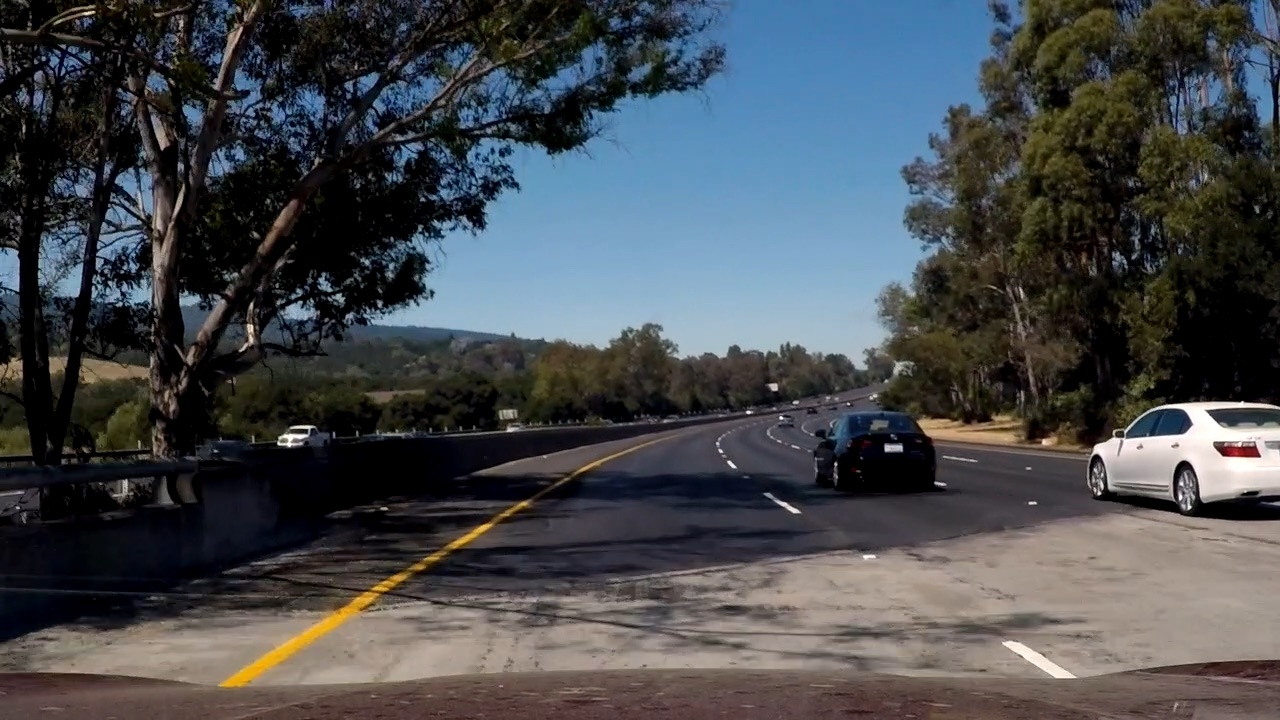
#> input picture bin/Approach-1/test_images/YellowUnderShade.jpg, 1280 x 720 px
$ python -i Smart.py   (imports and definitions only)
#> lines starting #> are read from the running program, lines starting #| are printed output that depends on the picture; after the words box and inside, x2 and y2 are one past the last pixel; in counts of white or black regions, pixels touching at a corner belong together
#> further down, picture is the input picture: shape (720, 1280, 3); mean B, G, R 77.8, 74.1, 70.4
import socket
import os
import cv2
import numpy as np
import threading
import time
from datetime import datetime
import time
import logging
from dataclasses import dataclass
from typing import Tuple, Optional, List, Union
from collections import deque

# Configuração de logging
# [1 line not run here, left out]
logger = logging.getLogger('LaneFollower')

DATASET_DIR = "dataset_unity"
# [2 lines not run here, left out]

class DatasetRecorder:
    # [45 lines left out: functions __init__, start_recording, stop_recording, save_frame, not called in this run]

@dataclass
class CarConfig:
    base_speed: float = 1.0
    max_steering_angle: float = 1.0
    steering_smoothing: float = 0.75

# ==================== ALTERNATIVA 1: CONTROLADOR FUZZY ====================
class FuzzyController:
    """
    Implementação de um controlador Fuzzy simplificado para seguimento de linha.
    Utiliza lógica Fuzzy para determinar o ângulo de direção baseado no erro.
    """
    def __init__(self):
        self.last_output = 0.0
        logger.info("Controlador Fuzzy inicializado")

    # [41 lines left out: function compute, not called in this run]

# ==================== ALTERNATIVA 2: CONTROLADOR PREDITIVO ====================
class PredictiveController:
    """
    Controlador Preditivo que estima a trajetória futura da faixa
    e aplica correções antecipadas baseadas em previsão.
    """
    # [40 lines left out: functions __init__, compute, not called in this run]

# ==================== ALTERNATIVA 3: CONTROLADOR BASEADO EM REDES NEURAIS ====================
class NeuralController:
    """
    Controlador baseado em uma pequena rede neural para aprendizado de comportamento.
    Implementação simplificada que simula o comportamento de uma rede treinada.
    """
    # [50 lines left out: functions __init__, compute, not called in this run]

# ==================== ALTERNATIVA 4: CONTROLADOR HÍBRIDO ====================
class HybridController:
    """
    Controlador híbrido que combina diferentes estratégias de controle
    dependendo da situação de direção.
    """
    # [78 lines left out: functions __init__, compute, not called in this run]

# ==================== DETECTOR DE FAIXA APRIMORADO ====================
class AdvancedLaneDetector:
    """
    Detector de faixa mais avançado que utiliza múltiplas técnicas para
    detecção mais robusta da linha.
    """
    def __init__(self):
        # Parâmetros de detecção
        self.roi_height_ratio = 0.4  # Proporção da altura para ROI
        self.last_lane_position = None
        self.confidence = 0.0
        self.history = deque(maxlen=5)

    def detect_lane(self, frame):
        """
        Detecta a posição da faixa usando múltiplas técnicas
        Args:
            frame: Imagem da câmera
        Returns:
            (desvio_normalizado, máscara_processada) ou (None, mask) se não detectado
        """
        if frame is None:
            return None, None

        height, width = frame.shape[:2]
#> height = 720; width = 1280

        # 1. Detecção principal por cor (HSV)
        hsv = cv2.cvtColor(frame, cv2.COLOR_BGR2HSV)
#> hsv: shape (720, 1280, 3); mean H, S, V 62.7, 91.2, 87.3

        # [7 lines of commented-out code are left out]

        lower_orange1 = np.array([10, 0, 100])
        upper_orange1 = np.array([25, 255, 255])
        mask1 = cv2.inRange(hsv, lower_orange1, upper_orange1)
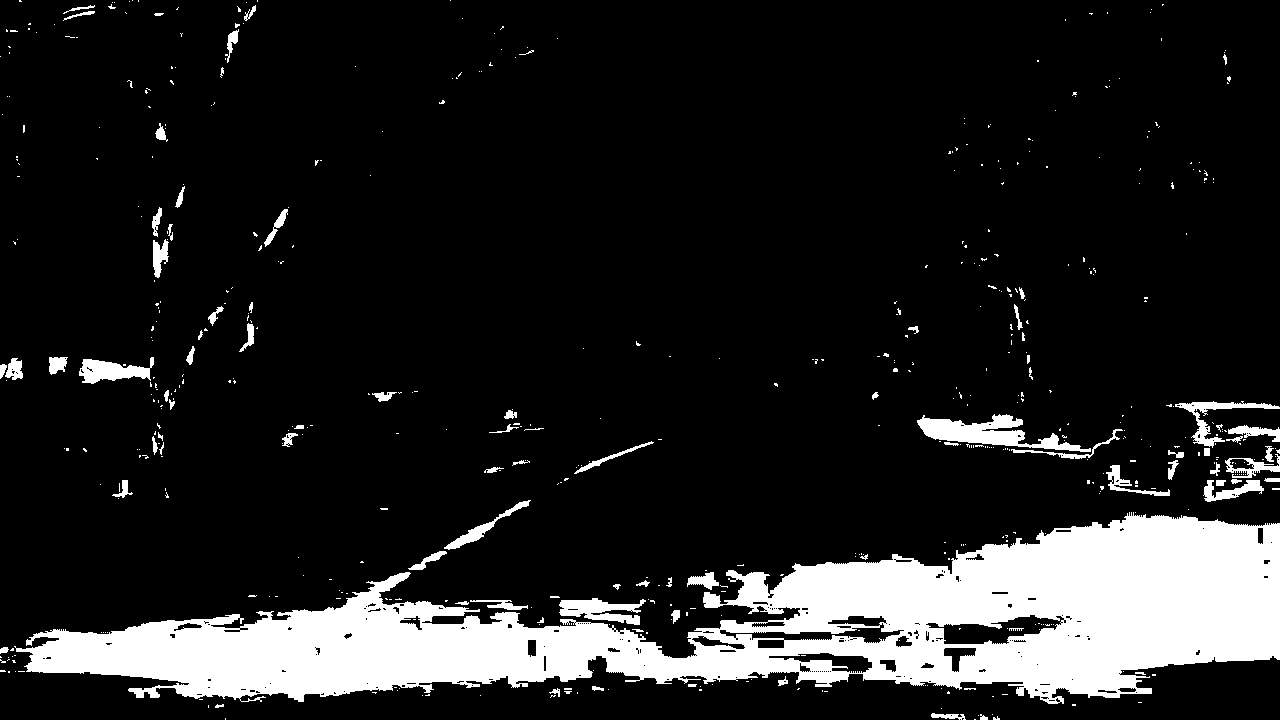
#> mask1: shape (720, 1280); 13.8% white; 559 white regions (471 under 20 px), largest, box (x1, y1, x2, y2) and area: (14, 512, 1280, 704) 110594, (917, 414, 1091, 452) 2645, (559, 598, 646, 625) 1282

        # Operações morfológicas para melhorar a máscara
        kernel = np.ones((3, 3), np.uint8)
        mask = cv2.erode(mask1, kernel, iterations=1)
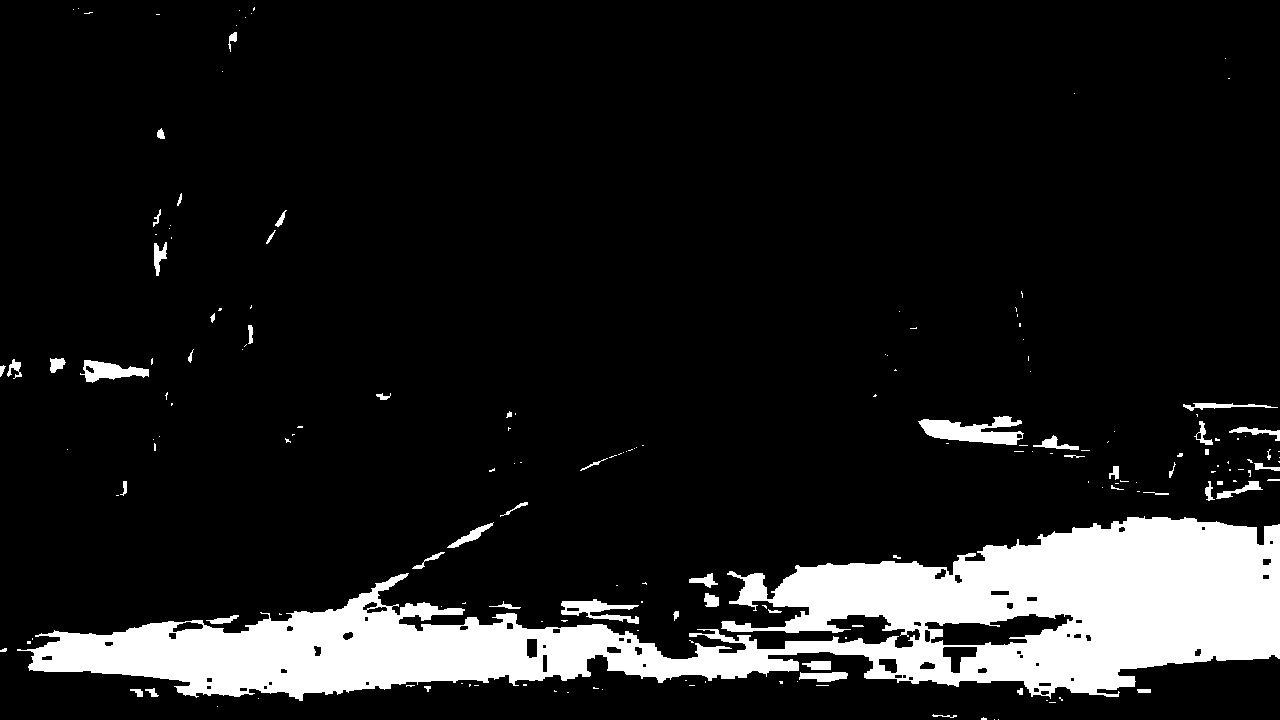
#> mask: shape (720, 1280); 11.7% white; 182 white regions (125 under 20 px), largest, box (x1, y1, x2, y2) and area: (17, 516, 1280, 701) 99181, (918, 416, 1024, 445) 1732, (561, 599, 639, 624) 858
        mask = cv2.dilate(mask, kernel, iterations=2)
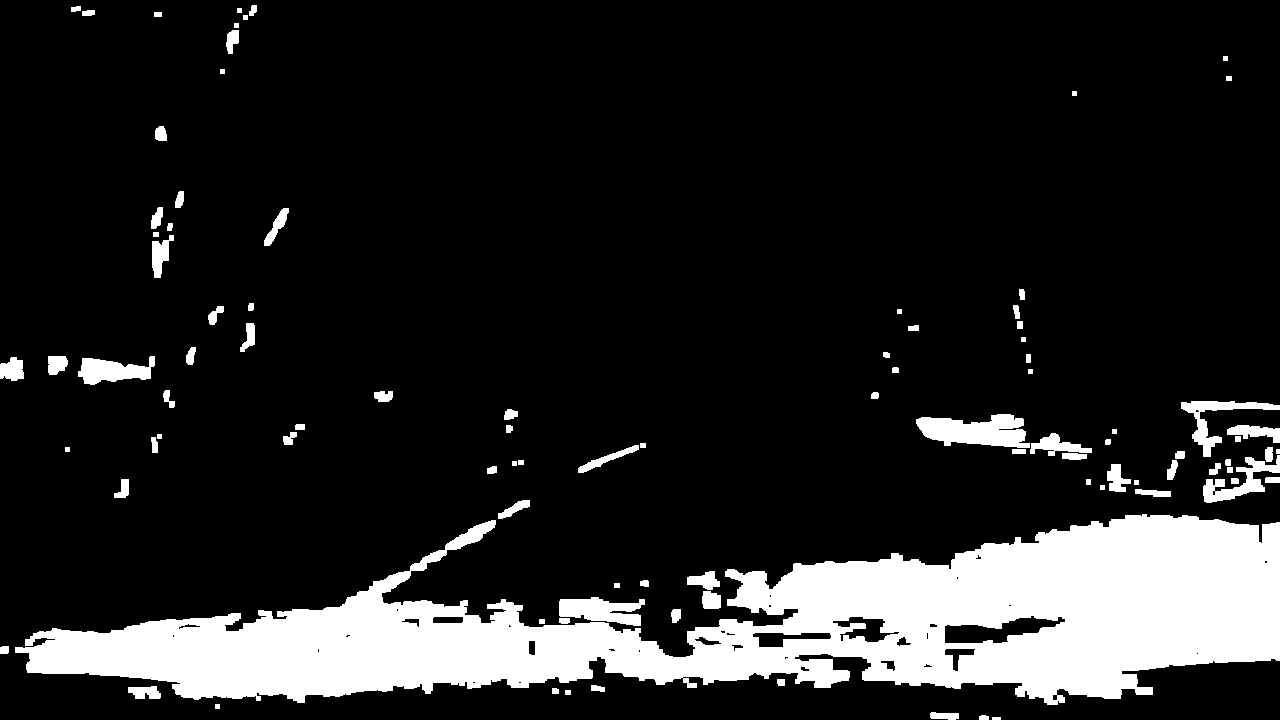
#> mask: shape (720, 1280); 14.7% white; 96 white regions, largest, box (x1, y1, x2, y2) and area: (15, 514, 1280, 705) 117252, (916, 414, 1030, 448) 2629, (559, 597, 645, 626) 1614

        # 2. Região de interesse (ROI) dinâmica baseada em histórico
        roi_height = int(height * self.roi_height_ratio)
#> roi_height = 288
        roi_y_start = height - roi_height
#> roi_y_start = 432

        # Ajuste da ROI baseado no último ponto detectado (se disponível)
        if self.last_lane_position is not None and self.confidence > 0.5:
            last_x = int(width/2 + self.last_lane_position * width/2)
            # Centraliza a ROI lateralmente no último ponto conhecido
            roi_width = int(width * 1.0)  # 70% da largura
            roi_x_start = max(0, last_x - roi_width//2)
            roi_x_end = min(width, roi_x_start + roi_width)

            # ROI adaptativa
            roi = mask[roi_y_start:height, roi_x_start:roi_x_end]
            roi_offset_x = roi_x_start  # Para ajustar coordenadas depois
        else:
            # ROI completa se não temos histórico confiável
            roi = mask[roi_y_start:height, :]
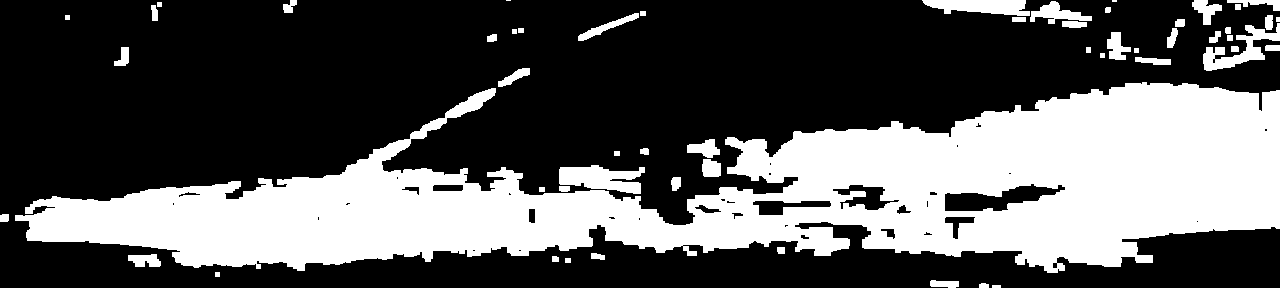
#> roi: shape (288, 1280); 34.6% white; 55 white regions (2 under 20 px)
            roi_offset_x = 0

        # Encontrar contornos na ROI
        contours, _ = cv2.findContours(roi, cv2.RETR_EXTERNAL, cv2.CHAIN_APPROX_SIMPLE)
#> contours = 55 contours, 10 with area under 20; largest, box (x1, y1, x2, y2) and area: (15, 82, 1280, 273) 119106, (559, 165, 645, 194) 1475, (1203, 23, 1280, 71) 1158, (922, 0, 1030, 16) 1118, (1030, 1, 1092, 24) 552

        if not contours:
            # Tenta uma abordagem alternativa com gradientes se método principal falhar
            edges = cv2.Canny(frame[roi_y_start:height, :], 50, 150)
            lines = cv2.HoughLinesP(edges, 1, np.pi/180, 30, minLineLength=40, maxLineGap=25)

            if lines is not None:
                # Calcula centro médio das linhas
                x_positions = []
                for line in lines:
                    x1, y1, x2, y2 = line[0]
                    x_center = (x1 + x2) / 2
                    x_positions.append(x_center)

                if x_positions:
                    mean_x = np.mean(x_positions)
                    center_deviation = (mean_x - (width / 2)) / (width / 2)
                    self.confidence = 0.3  # Confiança baixa para detecção por Hough
                    self.last_lane_position = center_deviation
                    self.history.append(center_deviation)
                    return center_deviation, edges

            # Se ainda falhar, usa histórico se disponível
            if self.history:
                avg_position = np.mean(list(self.history))
                self.confidence *= 0.8  # Reduz confiança progressivamente
                return avg_position, mask

            self.confidence = 0
            return None, mask

        # Encontra o contorno mais relevante (maior ou mais próximo do centro)
        if len(contours) > 1:
            # Prioriza contornos maiores e mais próximos do centro
            def contour_score(cnt):
                area = cv2.contourArea(cnt)
#> area = 16
                M = cv2.moments(cnt)
#> M = moments, m00 16, centre m10/m00, m01/m00 = (996, 286)
                if M["m00"] == 0:
                    return 0
                cx = int(M["m10"] / M["m00"]) + roi_offset_x
#> cx = 996
                center_distance = abs(cx - width/2)
#> center_distance = 356
                # Fórmula que balanceia área e proximidade ao centro
                return area - (center_distance * 0.5)

            contours = sorted(contours, key=contour_score, reverse=True)

        largest_contour = contours[0]
#> largest_contour = contour of 1365 points, box (x1, y1, x2, y2) (15, 82, 1280, 273), area 119106
        M = cv2.moments(largest_contour)
#> M = moments, m00 119106, centre m10/m00, m01/m00 = (773.6, 192.7)

        if M["m00"] == 0:
            self.confidence *= 0.8
            if self.history:
                return np.mean(list(self.history)), mask
            return None, mask

        # Calcula o centro do contorno
        cx = int(M["m10"] / M["m00"]) + roi_offset_x
#> cx = 773
        center_deviation = (cx - (width / 2)) / (width / 2)
#> center_deviation = 0.208

        # Avalia qualidade da detecção
        contour_area = cv2.contourArea(largest_contour)
#> contour_area = 119106
        min_expected_area = 100  # Área mínima esperada
        max_expected_area = width * height * 0.1  # 10% da imagem
#> max_expected_area = 92160

        if min_expected_area <= contour_area <= max_expected_area:
            self.confidence = min(1.0, self.confidence + 0.2)
        else:
            self.confidence = max(0.0, self.confidence - 0.1)

        # Armazena posição para usos futuros
        self.last_lane_position = center_deviation
#> self.last_lane_position = 0.208
        self.history.append(center_deviation)

        # Visualização: desenha o contorno na máscara
        vis_mask = cv2.cvtColor(mask, cv2.COLOR_GRAY2BGR)
        cv2.drawContours(vis_mask[roi_y_start:height, :],
                          [np.array(largest_contour) + np.array([roi_offset_x, 0])],
                          -1, (0, 255, 0), 2)

        return center_deviation, vis_mask

# ==================== CLASSE BRIDGE UNITY MODIFICADA ====================
class UnityBridge:
    # [238 lines left out: functions __init__, _create_controller, receive_images, _draw_visualization, send_command, close and 1 more, not called in this run]


# [2 lines not run here, left out]

>>> import cv2
>>> picture = cv2.imread('Approach-1/test_images/YellowUnderShade.jpg')
>>> result = AdvancedLaneDetector().detect_lane(picture)

$ run again, on bin/Approach-1/test_images/YellowWhite2.jpg
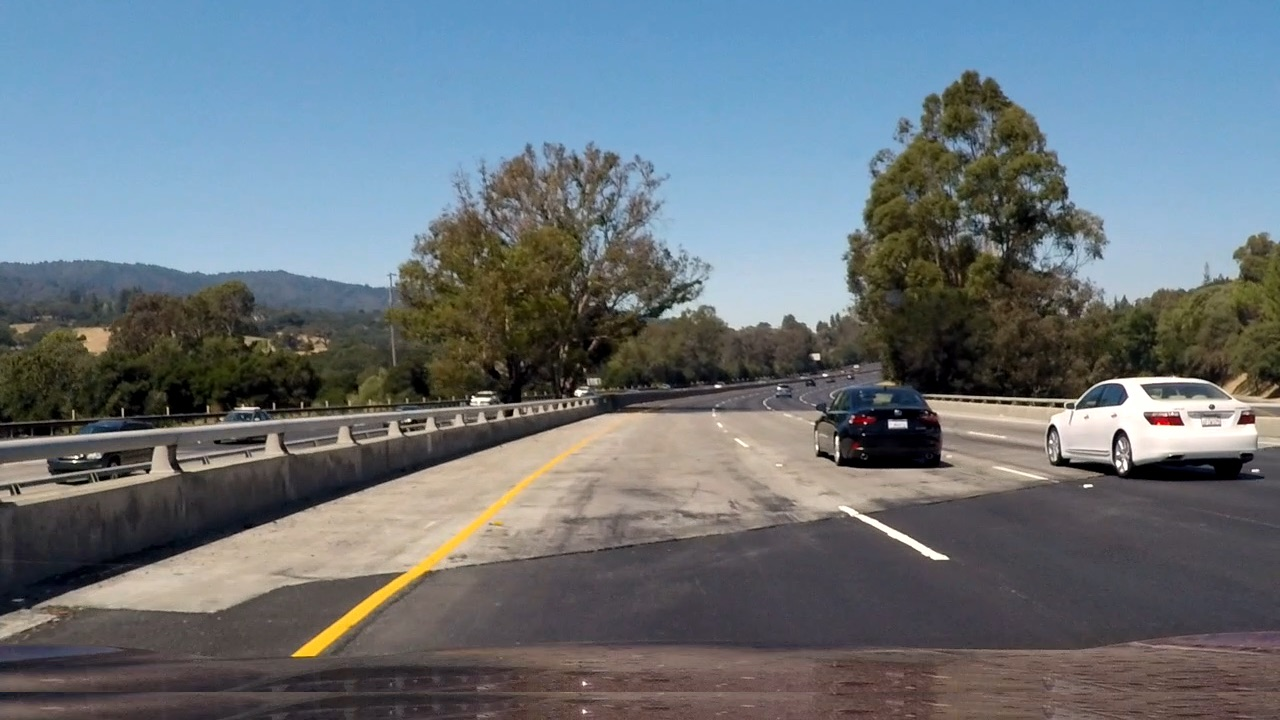
#> input picture bin/Approach-1/test_images/YellowWhite2.jpg, 1280 x 720 px
#> picture is the input picture: shape (720, 1280, 3); mean B, G, R 121.7, 114.9, 105.5
#> hsv: shape (720, 1280, 3); mean H, S, V 72, 73.7, 133.3
#> in detect_lane, `mask1 = cv2.inRange(hsv, lower_orange1, upper_orange1)`:
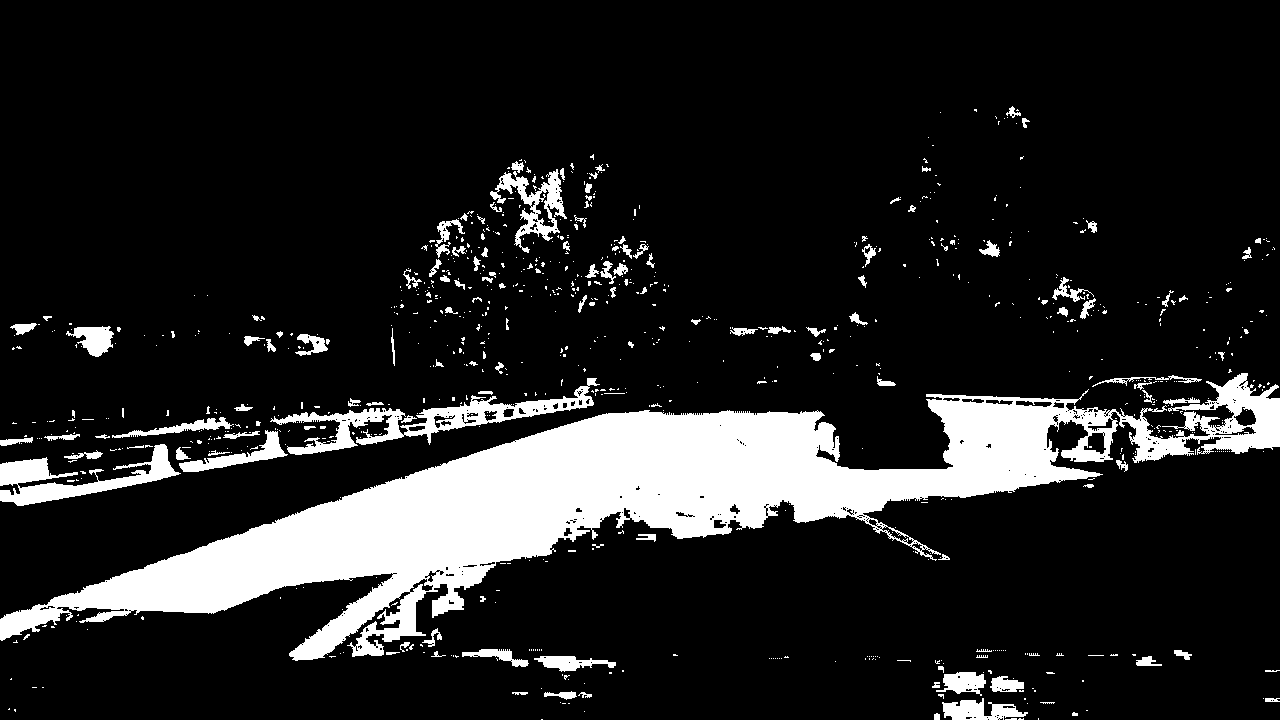
#> mask1: shape (720, 1280); 13.9% white; 855 white regions (717 under 20 px), largest, box (x1, y1, x2, y2) and area: (0, 373, 1280, 661) 99732, (270, 378, 600, 455) 5321, (0, 444, 181, 506) 3905
#> in detect_lane, `roi = mask[roi_y_start:height, :]`:
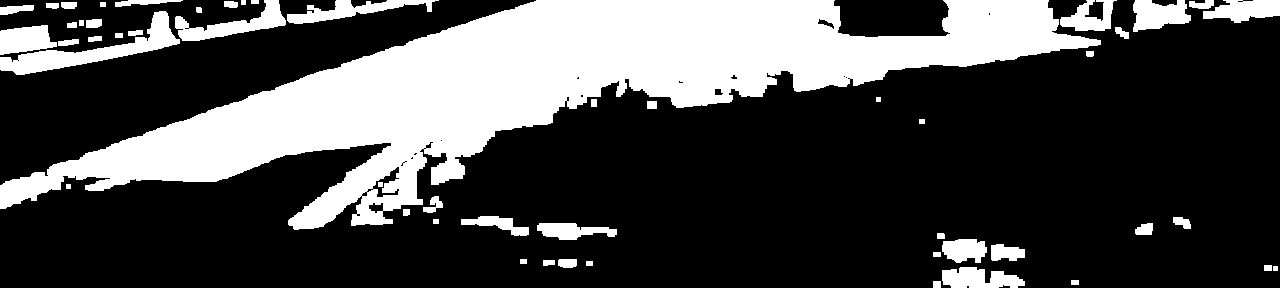
#> roi: shape (288, 1280); 28.4% white; 53 white regions
#> contours = 52 contours, 4 with area under 20; largest, box (x1, y1, x2, y2) and area: (0, 0, 1101, 230) 85464, (0, 11, 180, 75) 2869, (175, 0, 286, 41) 1556, (287, 0, 439, 24) 1267, (1133, 0, 1191, 32) 1225
#> area = 42
#> in contour_score, `M = cv2.moments(cnt)`: M = moments, m00 42, centre m10/m00, m01/m00 = (936.5, 284)
#> in contour_score, `cx = int(M["m10"] / M["m00"]) + roi_offset_x`: cx = 936
#> center_distance = 296
#> largest_contour = contour of 1125 points, box (x1, y1, x2, y2) (0, 0, 1101, 230), area 85464
#> in detect_lane, `M = cv2.moments(largest_contour)`: M = moments, m00 85464.5, centre m10/m00, m01/m00 = (536.6, 86.58)
#> in detect_lane, `cx = int(M["m10"] / M["m00"]) + roi_offset_x`: cx = 536
#> center_deviation = -0.163
#> contour_area = 85464.5
#> self.last_lane_position = -0.163
#> vis_mask: shape (720, 1280, 3); 14.8% white; 162 white regions, largest, box (x1, y1, x2, y2) and area: (0, 393, 1123, 662) 98138, (273, 377, 597, 456) 6886, (1181, 372, 1280, 455) 4829
